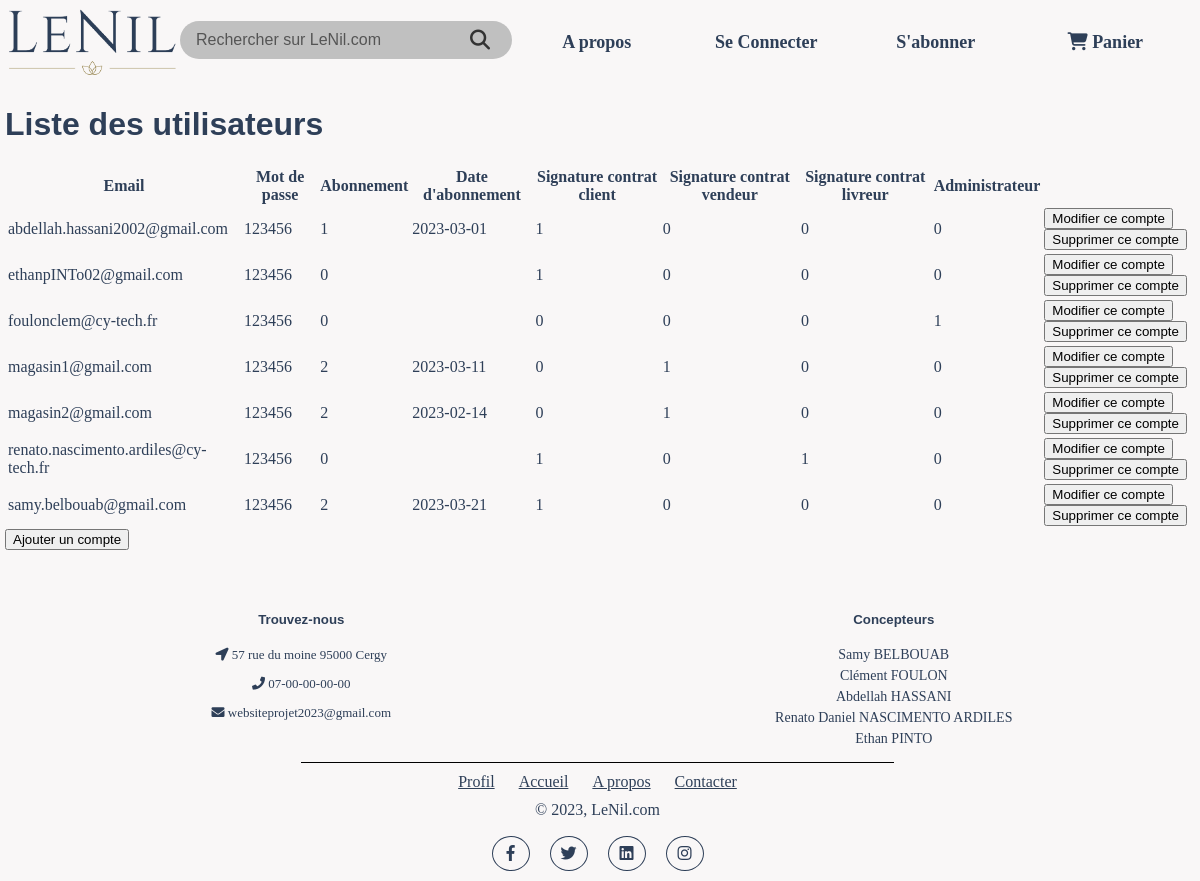
Page /pages/Vue/Admin.php on the committed database.
### tables this page shows
CREATE TABLE `compte` (
  `email` varchar(100) NOT NULL,
  `motDePasse` varchar(50) NOT NULL,
  `abonnement` smallint NOT NULL,
  `dateAbonnement` date DEFAULT NULL,
  `signatureContratClient` tinyint(1) NOT NULL,
  `signatureContratVendeur` tinyint(1) NOT NULL,
  `signatureContratLivreur` tinyint(1) NOT NULL,
  `admin` tinyint(1) NOT NULL
);

### pages/Vue/Admin.php (the view, shortened to what this page needs)
<?php
    require_once '..\..\database\config\connection.php';
    $sql = "SELECT * FROM compte";
    $result = $conn->query($sql);
?>
<!DOCTYPE html>
<html>
<head>
	<link rel="stylesheet" href="../../css/style.css">
</head>
<body>
	<div>
		<?php include '../../templates/header.php'; ?>
        <h1>Liste des utilisateurs</h1>
        <table>
            <tr>
                <th>Email</th>
                <th>Mot de passe</th>
                <th>Abonnement</th>
                <th>Date d'abonnement</th>
                <th>Signature contrat client</th>
                <th>Signature contrat vendeur</th>
                <th>Signature contrat livreur</th>
                <th>Administrateur</th>
            </tr>
            <?php
                if($result->num_rows > 0) {
                    while($row = $result->fetch_assoc()) {
                        echo "<tr><td>".$row["email"]."</td><td>".$row["motDePasse"]."</td><td>".$row["abonnement"]."</td><td>".$row["dateAbonnement"]."</td><td>".$row["signatureContratClient"]."</td><td>".$row["signatureContratVendeur"]."</td><td>".$row["signatureContratLivreur"]."</td><td>".$row["admin"]."</td><td>";
                        echo "<form method='post' action='modifCompte.php'>";
                        echo "<input type='submit' name='modifier_compte' value='Modifier ce compte'>";
                        echo "</form>";
                        echo "<form method='post' action='suppCompte.php'>";
                        echo "<input type='submit' name='supprimer_compte' value='Supprimer ce compte'>";
                        echo "</form>";
                    }
                }
            ?>
            </table>
            <form method="post" action="ajoutCompte.php">
                <input type="submit" name="ajouter_un_compte" value="Ajouter un compte">
            </form>
		<?php include '../../templates/footer.php'; ?>
	</div>
</body>
</html>

### templates/header.php (shortened to what this page needs)
<link rel="stylesheet" href="../../css/header.css">
<header>
	<nav class="header-nav">
		<ul>
			<li class="current"><a href="index.php"><img src="../../img/logo.png" alt="logo_du_site" width="175px"></a></li>
			<div class="search-container">
				<form class="search-form" method="get">
					<input type="text" name="query" placeholder="Rechercher sur LeNil.com">
					<button type="submit"><i class="fa-sharp fa-solid fa-magnifying-glass"></i></button>
				</form>
			</div>
			<?php
			if(!isset($_SESSION["UTILISATEUR"]["TypeCompte"])) echo "<li class='style'><a href='about.php' class='lien'>A propos</a></li>";
			if (!isset($_SESSION["UTILISATEUR"])) echo "<li class='style'><a href='login.php' class='lien'>Se Connecter</a></li>";
			else echo "<li class='style'><a href='../Contrôleur/process_logout.php' class='lien'>Se Déconnecter</a></li>";
			if((!isset($_SESSION["UTILISATEUR"])) or ($_SESSION["UTILISATEUR"]["Abonnement"] == "None")){
					echo "<li class='style'><a href='abonnement.php' class='lien'>S'abonner</a></li>";
				} else echo"<li class='style'><a href='../Contrôleur/process_abonnement.php' class='lien'>Se Désabonner</a></li>";
			?>
			<div class="test">
				<li class="style"><a href="panier.php" class="lien">
						<i class="fa-sharp fa-solid fa-cart-shopping"></i> Panier</a></li>
			</div>
		</ul>
		<br>
	</nav>
</header>

### templates/footer.php (shortened to what this page needs)
<link rel="stylesheet" href="../../css/footer.css">
<link rel="stylesheet" href="https://use.fontawesome.com/releases/v5.2.0/css/all.css">
<footer class="footer">
    <div class="p1">
        <div class="c1">
            <h5 class="color pt2">Trouvez-nous</h5>
            <p><i class="fa fa-location-arrow"></i> 57 rue du moine 95000 Cergy </p>
            <p><i class="fa fa-phone"></i>  07-00-00-00-00  </p>
            <p><i class="fa fa fa-envelope"></i> websiteprojet2023@gmail.com  </p>
        </div>
        <div class="c1">
            <h5 class="color pt2">Concepteurs</h5>
            <ul class="name">
                <li>Samy BELBOUAB</li>
                <li>Clément FOULON</li>
                <li>Abdellah HASSANI</li>
                <li>Renato Daniel NASCIMENTO ARDILES</li>
                <li>Ethan PINTO</li>
            </ul>
        </div>
    </div>
    <div class="line"></div>
    <div>
        <ul class="button_link">
            <li><a href=profil.php>Profil</a></li>
            <li><a href=index.php>Accueil</a></li>
            <li><a href=about.php>A propos</a></li>
            <li><a href=contact.php>Contacter</a></li>
        </ul>
        <center>© 2023, LeNil.com</center>
            <ul class="logo">
                <li style="padding-left: 0px;"><a><i class="fab fa-facebook-f"></i></a></li>
                <li><a><i class="fab fa-twitter"></i></a></li>
                <li><a><i class="fab fa-linkedin"></i></a></li>
                <li><a><i class="fab fa-instagram"></i></a></li>
            </ul>
    </div>
</footer>

### css/style.css (style rules this page uses)
html { margin-right: 10px; margin-left: 5px; }
body { margin: 0; height: 100vh; display: grid; grid-template-rows: auto 1fr auto; background-color: #f9f7f7; color: #2E3F58; }
h1,h2,h3,h4,h5 { font-family: Arial, sans-serif; }

### css/header.css (style rules this page uses)
header { width:100%; height: 85px; }
.header-nav { padding: 0; height: 5px; position: relative; bottom: 0; left: 0; z-index: 999; }
.header-nav ul { list-style: none; display: grid; grid-template-columns: 0.5fr 1fr 1fr 1fr 1fr 1fr; margin: 0; padding: 0; }
.header-nav li { display: flex; justify-content: center; align-items: center; height:55px; text-align: center; margin-top : 15px; }
.style { display: inline-block; font-size: 20px; font-weight: bold; text-decoration: none; transition: font-size 0.2s ease-in-out; }
.lien { padding: 10px; color: #2E3F58; text-decoration: none; font-size: 18px; border-radius: 5px; }
.search-container { display: flex; justify-content: center; align-items: center; height: 80px; }
.search-form { display: flex; align-items: center; position: relative; }
.search-form input[type="text"] { font-size: 16px; padding: 10px 16px; border: none; border-radius: 30px; width: 300px; background-color: #C0C0C0; transition: all 0.3s ease-in-out; }
.search-form button[type="submit"] { position: absolute; top: 50%; right: 16px; transform: translateY(-50%); background-color: transparent; border: none; font-size: 20px; color: #333; transition: all 0.3s ease-in-out; cursor: pointer; }
.search-form input[type="text"]::placeholder { color: #555; }

### css/footer.css (style rules this page uses)
.color { color:#2E3F58; }
footer { width:100%; background-color:#f9f7f7; min-height:250px; }
ul { padding-left: 0px; }
.pt2 { padding-top:40px ; margin-bottom:20px ; }
footer p { font-size:13px; color:#2E3F58; padding-bottom:0px; margin-bottom:8px; }
.name { margin:0px ; list-style-type:none ; font-size:14px; padding:0px 0px 10px 0px ; }
.name li { padding:0px 0px 5px 0px; color:#2E3F58; }
.button_link { list-style-type:none; padding:0px; display:table; margin-top: 10px; margin-right: auto; margin-bottom: 10px; margin-left: auto; }
.button_link li { display:inline; }
.button_link li a { color:#2E3F58; margin:0 12px; }
.logo { list-style-type:none; display: flex; justify-content: center; }
.logo li { padding-left:20px; padding-top:10px; float:left; }
.logo li a { color:#2E3F58; border:1px solid #2E3F58; padding:8px; border-radius:50%; }
.logo li i { width:20px; height:20px; text-align:center; }
.p1 { display:flex; align-items: stretch; justify-content: center; }
.c1 { flex: 1; margin: 0; padding: 0; text-align: center; }
.line { border-top: 1px solid black; width: 50%; margin: 0 auto; }

### rows in the picture
compte: email "abdellah.hassani2002@gmail.com", motDePasse "123456", abonnement "1", dateAbonnement "2023-03-01", signatureContratClient "1", signatureContratVendeur "0", signatureContratLivreur "0", admin "0"
compte: email "ethanpINTo02@gmail.com", motDePasse "123456", abonnement "0", signatureContratClient "1", signatureContratVendeur "0", signatureContratLivreur "0", admin "0"
compte: email "foulonclem@cy-tech.fr", motDePasse "123456", abonnement "0", signatureContratClient "0", signatureContratVendeur "0", signatureContratLivreur "0", admin "1"
compte: email "magasin1@gmail.com", motDePasse "123456", abonnement "2", dateAbonnement "2023-03-11", signatureContratClient "0", signatureContratVendeur "1", signatureContratLivreur "0", admin "0"
compte: email "magasin2@gmail.com", motDePasse "123456", abonnement "2", dateAbonnement "2023-02-14", signatureContratClient "0", signatureContratVendeur "1", signatureContratLivreur "0", admin "0"
compte: email "renato.nascimento.ardiles@cy-tech.fr", motDePasse "123456", abonnement "0", signatureContratClient "1", signatureContratVendeur "0", signatureContratLivreur "1", admin "0"
compte: email "samy.belbouab@gmail.com", motDePasse "123456", abonnement "2", dateAbonnement "2023-03-21", signatureContratClient "1", signatureContratVendeur "0", signatureContratLivreur "0", admin "0"
